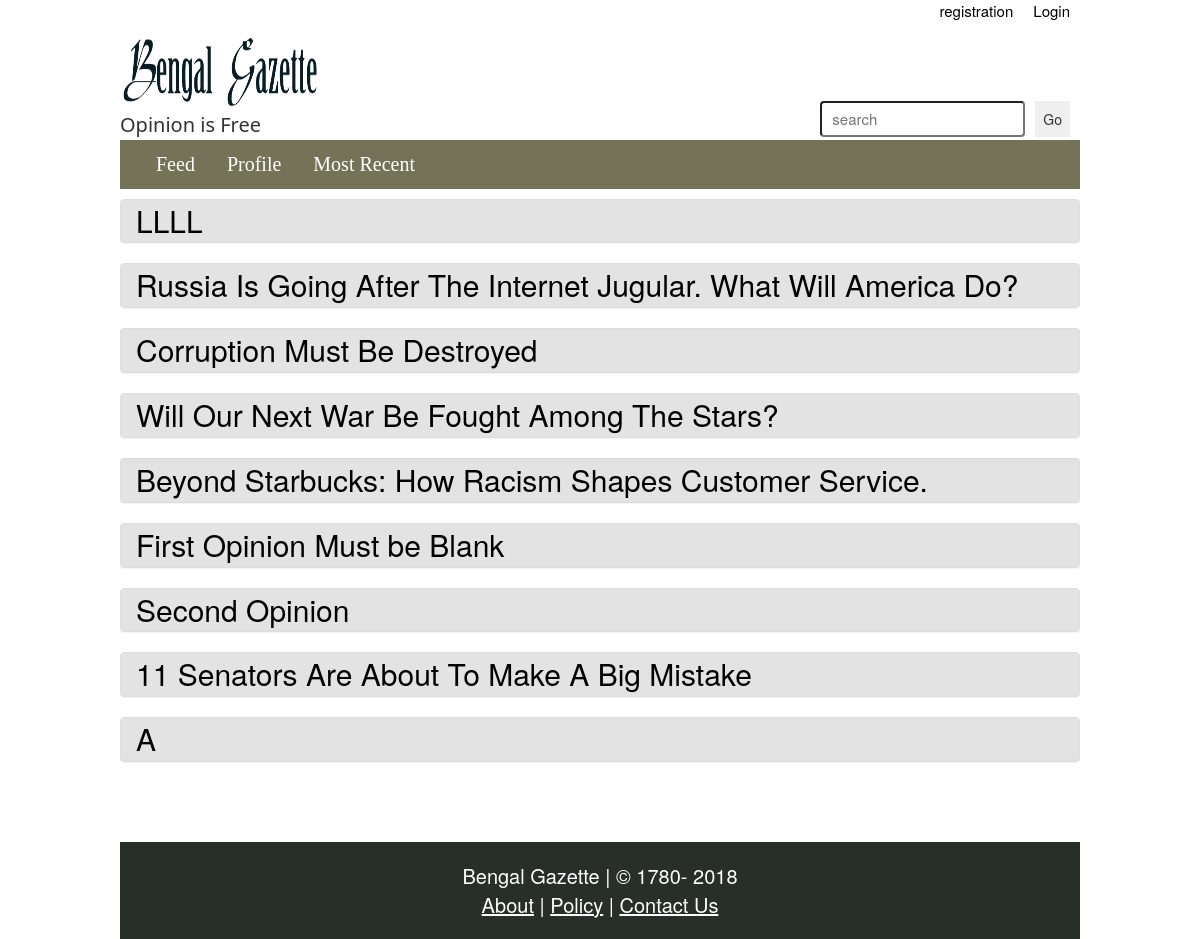
The app's page /Opinion/index.php with its own data.
### tables this page shows
CREATE TABLE `news` (
  `newsID` int(10) NOT NULL,
  `headline` varchar(100) NOT NULL,
  `description` varchar(10000) NOT NULL,
  `writterID` int(10) NOT NULL,
  `categoryID` int(10) NOT NULL,
  `popularity` int(5) NOT NULL DEFAULT '0',
  `written_at` timestamp NOT NULL DEFAULT CURRENT_TIMESTAMP ON UPDATE CURRENT_TIMESTAMP,
  `deleted_at` timestamp NULL DEFAULT '0000-00-00 00:00:00'
);

### Opinion/index.php (the view, shortened to what this page needs)
<!DOCTYPE html>
<html>
<head>
	<link rel="stylesheet" type="text/css" href="../CSS/opinionindex.css">
	<link rel="stylesheet" type="text/css" href="../CSS/css/bootstrap.css">
</head>
<body>
	<div id="main_div">
		<div>
			<ul>
				<li class="login_reg"><a class="log_reg_btn" href="login.php">Login</a></li>
				<li class="login_reg"><a class="log_reg_btn" href="signup.php">registration</a></li>
			</ul>
		</div>
		<div id="top_logo">
			<a href="index.php"><img src="../IMG/BengalGazetteLogo.png" width="200px" height="80px"></a>
			<div style="float:right;">
				<input id="search_btn" style="float: right" type="submit" name="searchbtn" value="Go" onclick="alert('Coming soon...')">
				<input id="search_box" type="text" name="searchBox" placeholder="search">
			</div>
			<p style="font-family:'Segoe UI';font-size: 20px;margin: 0px;">Opinion is Free</p>
		</div>
		<div id="menubar">
			<ul id="menubar_ul">
				<li class="bar_item"><a class="bar_btn" href="index.php">Feed</a></li>
	  			<li class="bar_item"><a class="bar_btn" href="profile.php">Profile</a></li>
			  	<li class="bar_item"><a class="bar_btn" href="index.php?tab=recent">Most Recent</a></li>
			</ul>
		</div>
		<div id="newspage_div">
			<?php
				$conn = DB_START();
				if(isset($_GET["tab"]) && $_GET["tab"] == "recent") {
					$sql = "SELECT * FROM news WHERE deleted_at is NULL ORDER BY newsID DESC";
				}
				else {
					$sql="SELECT * FROM news WHERE deleted_at is NULL ORDER BY popularity DESC";
				}
				$result = mysqli_query ($conn, $sql);
				while ($opinion = mysqli_fetch_array($result)) {
					echo '
						<div class="panel panel-default">
							<div class="opinion">
								<a class="panel-heading aa" href="opinion.php?q='.$opinion["newsID"].'">'.$opinion["headline"].'</a>
							</div>
						</div>';
				}
			?>
		</div>
		<div id="footer">
			<p>Bengal Gazette | &copy 1780- <?php echo date("Y"); ?><br>
				<a class="footer_links" href="../about.php">About</a> |
				<a class="footer_links" href="../policy.php">Policy</a> |
				<a class="footer_links" href="../contact.php">Contact Us</a>
			</p>
		</div>
	</div>
</body>
</html>

### CSS/opinionindex.css (style rules this page uses)
body { background-color: #efefef; width:100%; margin:0; padding: 0; }
#main_div { width: 80%; margin: auto; }
ul { list-style-type: none; margin: 0; padding: 0; overflow: hidden; }
a { text-decoration: none; }
.login_reg { float: right; display: block; text-align: center; margin: 0px; padding: 0px; }
.log_reg_btn { padding: 3px 10px; font-size: 15px; color: #000000; }
#top_logo { background-color: #ffffff; padding: 0px; margin: 0px; }
#menubar { background-color: #757357; position: sticky; top: 0; }
#menubar_ul { padding: 10px 20px;size: 100%; }
.bar_item { float: left; display: block; text-align: center; }
.bar_btn { padding: 20px 16px; color: white; font-family:Verdana; font-size: 20px; }
#search_box { float:right; font-size: 15px; padding: 5px 10px; border-radius: 4px; margin-top: 70px; margin-right: 10px; }
#search_btn { border:none; margin-top: 70px; margin-right: 10px; padding: 8px 8px; cursor: pointer; }
#newspage_div { background-color: #ffffff; margin-top: 0; margin-bottom: 80px; }
#footer { width: 100%; padding: 20px 0px; font-size: 20px; color: #ffffff; background-color: #282E28; text-align: center; clear: both; display: block; }
#footer p { margin: 0px; }
.footer_links { text-decoration: underline; color: white; }
.opinion { background-color: #e0e0e0e0; }
.aa { color: black; font-size: 30px; }

### records on screen
news: headline "LLLL"
news: headline "Russia Is Going After The Internet Jugular. What Will America Do?"
news: headline "Corruption Must Be Destroyed"
news: headline "Will Our Next War Be Fought Among The Stars?"
news: headline "Beyond Starbucks: How Racism Shapes Customer Service."
news: headline "First Opinion Must be Blank"
news: headline "Second Opinion"
news: headline "11 Senators Are About To Make A Big Mistake"
news: headline "A"
